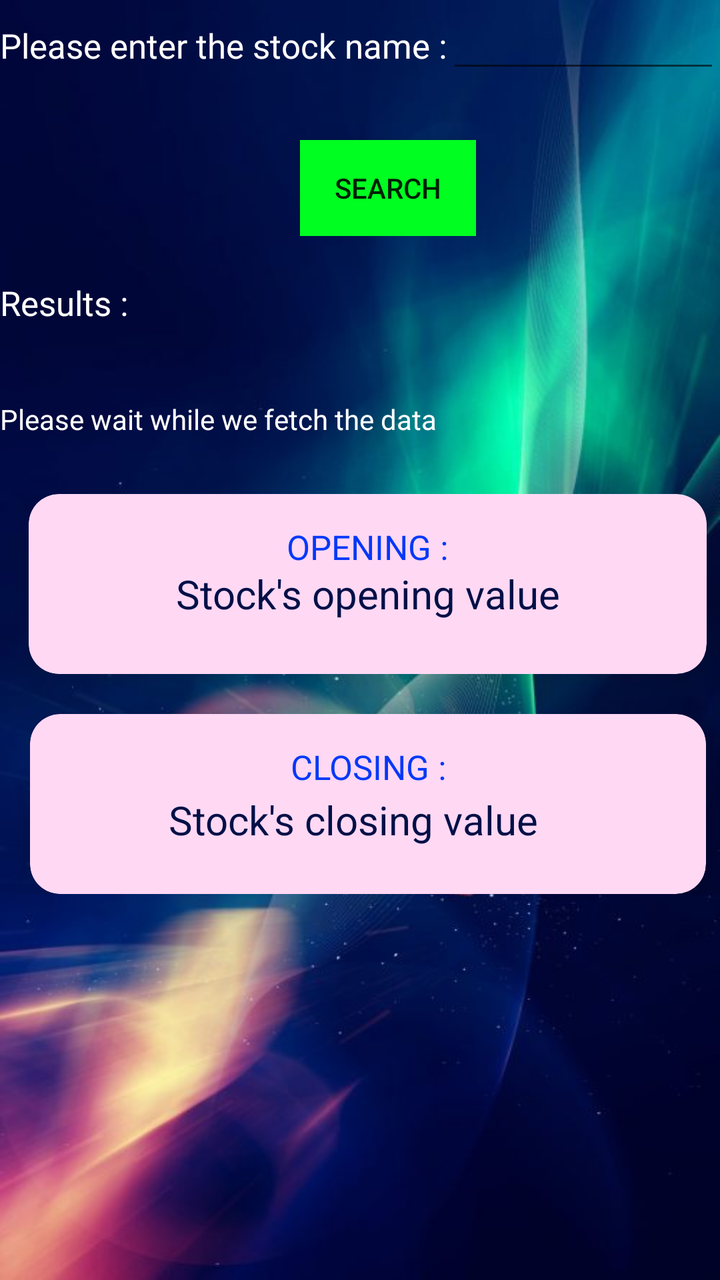
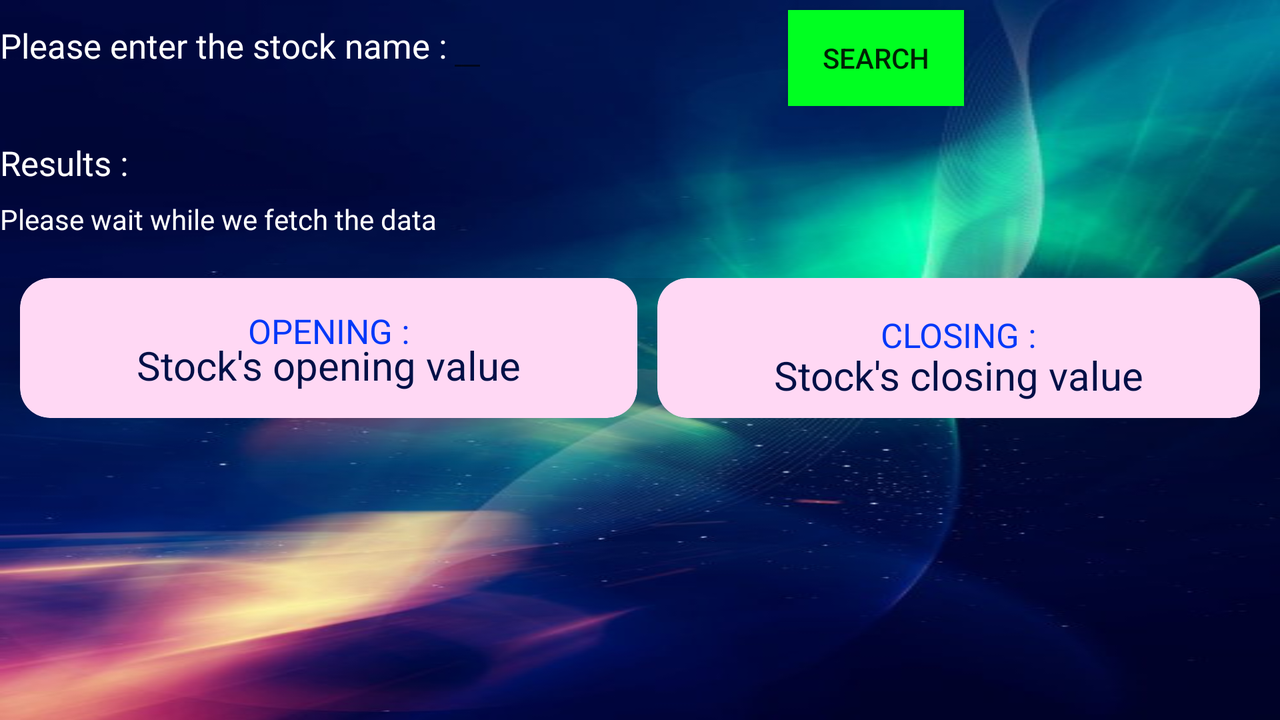

The same Android screen from two of the app's own layout files: first res/layout/ as a phone draws it, then the repository's variant for another configuration, drawn on a device whose configuration selects that folder. Both files follow.
<!-- AndroidManifest.xml: application theme AppTheme -->
<!-- res/layout/activity_main.xml -->
<?xml version="1.0" encoding="utf-8"?>
<android.support.constraint.ConstraintLayout xmlns:android="http://schemas.android.com/apk/res/android"
    xmlns:app="http://schemas.android.com/apk/res-auto"
    xmlns:tools="http://schemas.android.com/tools"
    android:layout_width="match_parent"
    android:layout_height="match_parent"
    android:background="@drawable/bg"
    tools:context="sharetalks.biswajee.sharetalks.MainActivity">

    <LinearLayout
        android:id="@+id/header_bar"
        android:layout_width="match_parent"
        android:layout_height="wrap_content">

        <TextView
            android:layout_width="wrap_content"
            android:layout_height="wrap_content"
            android:fontFamily="sans-serif"
            android:text="@string/name_stock"
            android:textSize="17sp"
            android:textColor="@color/white"
            app:layout_constraintBottom_toBottomOf="parent"
            app:layout_constraintLeft_toLeftOf="parent"
            app:layout_constraintRight_toRightOf="parent"
            app:layout_constraintTop_toTopOf="parent" />

        <EditText
            android:id="@+id/stock_id"
            android:textColor="@color/white"
            android:layout_width="match_parent"
            android:layout_height="wrap_content"
            />
    </LinearLayout>

    <LinearLayout
        android:layout_width="match_parent"
        android:layout_height="wrap_content">

        <Button
            android:id="@+id/search_btn"
            android:layout_width="wrap_content"
            android:layout_height="wrap_content"
            android:layout_marginStart="150dp"
            android:layout_marginTop="70dp"
            android:background="@color/btn"
            android:gravity="center"
            android:text="@string/check" />
    </LinearLayout>

    <LinearLayout
        android:layout_width="match_parent"
        android:layout_height="wrap_content">

        <TextView
            android:layout_width="wrap_content"
            android:layout_height="wrap_content"
            android:layout_marginTop="140dp"
            android:textColor="@color/white"
            android:fontFamily="sans-serif"
            android:text="@string/results"
            android:textSize="17sp" />
    </LinearLayout>

    <LinearLayout
        android:id="@+id/linearLayout"
        android:layout_width="match_parent"
        android:layout_height="wrap_content"
        android:layout_marginBottom="28dp"
        app:layout_constraintBottom_toTopOf="@+id/linearLayout2"
        app:layout_constraintVertical_chainStyle="spread_inside">

        <TextView
            android:id="@+id/default_text"
            android:layout_width="wrap_content"
            android:layout_height="wrap_content"
            android:layout_marginTop="200dp"
            android:textColor="@color/white"
            android:text="@string/wait" />
    </LinearLayout>

    <LinearLayout
        android:id="@+id/linearLayout2"
        android:layout_width="368dp"
        android:layout_height="0dp"
        android:layout_marginTop="28dp"
        android:orientation="vertical"
        app:layout_constraintTop_toBottomOf="@+id/linearLayout"
        tools:layout_editor_absoluteX="8dp">

        <android.support.v7.widget.CardView xmlns:card_view="http://schemas.android.com/apk/res-auto"
            android:id="@+id/card_view_1"
            android:layout_width="339dp"
            android:layout_height="90dp"
            android:layout_gravity="center"
            card_view:cardBackgroundColor="#ffd8f4"
            card_view:cardCornerRadius="15dp"
            card_view:cardElevation="20dp">

            <TextView
                android:layout_width="match_parent"
                android:layout_height="wrap_content"
                android:layout_marginTop="15dp"
                android:gravity="center"
                android:text="OPENING :"
                android:textColor="@color/card_head"
                android:textSize="17sp" />

            <TextView
                android:id="@+id/open_val"
                android:layout_width="match_parent"
                android:layout_height="match_parent"
                android:gravity="center"
                android:paddingTop="10dp"
                android:text="@string/open"
                android:textColor="@color/card_data"
                android:textSize="20sp" />

        </android.support.v7.widget.CardView>

        <android.support.v7.widget.CardView xmlns:card_view="http://schemas.android.com/apk/res-auto"
            android:id="@+id/card_view_2"
            android:layout_width="338dp"
            android:layout_height="90dp"
            android:layout_gravity="center"
            android:layout_marginTop="20dp"
            card_view:cardBackgroundColor="#ffd8f4"
            card_view:cardCornerRadius="15dp"
            card_view:cardElevation="20dp">

            <TextView
                android:layout_width="match_parent"
                android:layout_height="wrap_content"
                android:layout_marginTop="15dp"
                android:gravity="center"
                android:text="CLOSING :"
                android:textColor="@color/card_head"
                android:textSize="17sp" />

            <TextView
                android:id="@+id/close_val"
                android:layout_width="323dp"
                android:layout_height="36dp"
                android:layout_marginTop="35dp"
                android:gravity="center"
                android:text="@string/close"
                android:textColor="@color/card_data"
                android:textSize="20sp" />

        </android.support.v7.widget.CardView>
    </LinearLayout>
</android.support.constraint.ConstraintLayout>
<!-- resources referenced by this layout -->
<resources>
  <color name="btn">#00ff21</color>
  <color name="card_data">#011047</color>
  <color name="card_head">#0238f9</color>
  <color name="white">#fff</color>
  <!-- drawable bg: jpg bitmap (drawable, 37914 bytes) -->
  <string name="check">Search</string>
  <string name="close">Stock\'s closing value</string>
  <string name="name_stock">Please enter the stock name : </string>
  <string name="open">Stock\'s opening value</string>
  <string name="results">Results :</string>
  <string name="wait">Please wait while we fetch the data</string>
  <style name="AppTheme" parent="Theme.AppCompat.Light.DarkActionBar">
          
          <item name="colorPrimary">@color/colorPrimary</item>
          <item name="colorPrimaryDark">@color/colorPrimaryDark</item>
          <item name="colorAccent">@color/colorAccent</item>
      </style>
  <color name="colorPrimary">#e902ff</color>
  <color name="colorPrimaryDark">#a80bb7</color>
  <color name="colorAccent">#FF4081</color>
</resources>
<!-- res/layout-land/activity_main.xml (the repository's variant of the layout above) -->
<!-- drawn on the phone turned sideways -->
<?xml version="1.0" encoding="utf-8"?>
<android.support.constraint.ConstraintLayout xmlns:android="http://schemas.android.com/apk/res/android"
    xmlns:app="http://schemas.android.com/apk/res-auto"
    xmlns:tools="http://schemas.android.com/tools"
    android:layout_width="match_parent"
    android:layout_height="match_parent"
    android:background="@drawable/bg"
    tools:context="sharetalks.biswajee.sharetalks.MainActivity">

    <LinearLayout
        android:id="@+id/header_bar"
        android:layout_width="match_parent"
        android:layout_height="wrap_content">

        <TextView
            android:layout_width="wrap_content"
            android:layout_height="wrap_content"
            android:fontFamily="sans-serif"
            android:text="@string/name_stock"
            android:textSize="17sp"
            android:textColor="@color/white"
            app:layout_constraintBottom_toBottomOf="parent"
            app:layout_constraintLeft_toLeftOf="parent"
            app:layout_constraintRight_toRightOf="parent"
            app:layout_constraintTop_toTopOf="parent" />

        <EditText
            android:id="@+id/stock_id"
            android:textColor="@color/white"
            android:layout_width="wrap_content"
            android:layout_height="wrap_content"
            />
        <Button
            android:id="@+id/search_btn"
            android:layout_width="wrap_content"
            android:layout_height="wrap_content"
            android:layout_marginTop="5dp"
            android:layout_marginStart="150dp"
            android:background="@color/btn"
            android:gravity="center"
            android:text="@string/check" />
    </LinearLayout>

    <LinearLayout
        android:layout_width="match_parent"
        android:layout_height="wrap_content">

        <TextView
            android:layout_width="wrap_content"
            android:layout_height="wrap_content"
            android:layout_marginTop="70dp"
            android:textColor="@color/white"
            android:fontFamily="sans-serif"
            android:text="@string/results"
            android:textSize="17sp" />
    </LinearLayout>

    <LinearLayout
        android:id="@+id/linearLayout"
        android:layout_width="match_parent"
        android:layout_height="wrap_content"
        android:layout_marginBottom="40dp"
        app:layout_constraintBottom_toTopOf="@+id/linearLayout2"
        app:layout_constraintVertical_chainStyle="spread_inside"
        tools:layout_editor_absoluteX="323dp">

        <TextView
            android:id="@+id/default_text"
            android:layout_width="wrap_content"
            android:layout_height="wrap_content"
            android:layout_marginTop="100dp"
            android:text="@string/wait"
            android:textColor="@color/white" />
    </LinearLayout>

    <LinearLayout
        android:id="@+id/linearLayout2"
        android:layout_width="match_parent"
        android:layout_height="156dp"
        android:layout_marginTop="20dp"
        android:orientation="horizontal"
        android:weightSum="2"
        app:layout_constraintTop_toBottomOf="@+id/linearLayout"
        tools:layout_editor_absoluteX="238dp">

        <android.support.v7.widget.CardView xmlns:card_view="http://schemas.android.com/apk/res-auto"
            android:id="@+id/card_view_1"
            android:layout_width="wrap_content"
            android:layout_height="70dp"
            android:layout_gravity="left"
            android:layout_marginRight="5dp"
            android:layout_weight="1"
            card_view:cardBackgroundColor="#ffd8f4"
            card_view:cardCornerRadius="15dp"
            card_view:cardElevation="40dp"
            android:layout_marginLeft="10dp">

            <TextView
                android:layout_width="wrap_content"
                android:layout_height="wrap_content"
                android:layout_marginTop="15dp"
                android:layout_gravity="center_horizontal"
                android:text="OPENING :"
                android:textColor="@color/card_head"
                android:textSize="17sp" />

            <TextView
                android:id="@+id/open_val"
                android:layout_width="wrap_content"
                android:layout_height="match_parent"
                android:layout_gravity="center_horizontal"
                android:paddingTop="30dp"
                android:text="@string/open"
                android:textColor="@color/card_data"
                android:textSize="20sp" />

        </android.support.v7.widget.CardView>

        <android.support.v7.widget.CardView
            android:id="@+id/card_view_2"
            android:layout_width="wrap_content"
            android:layout_height="70dp"
            android:layout_weight="1"
            android:layout_marginLeft="5dp"
            android:layout_gravity="end"
            app:cardBackgroundColor="#ffd8f4"
            app:cardCornerRadius="15dp"
            app:cardElevation="40dp"
            android:layout_marginRight="10dp">

            <TextView
                android:layout_width="wrap_content"
                android:layout_height="wrap_content"
                android:layout_gravity="center_horizontal"
                android:layout_marginTop="17dp"
                android:text="CLOSING :"
                android:textColor="@color/card_head"
                android:textSize="17sp" />

            <TextView
                android:id="@+id/close_val"
                android:layout_width="wrap_content"
                android:layout_height="36dp"
                android:layout_marginTop="35dp"
                android:layout_gravity="center_horizontal"
                android:text="@string/close"
                android:textColor="@color/card_data"
                android:textSize="20sp" />

        </android.support.v7.widget.CardView>

    </LinearLayout>
</android.support.constraint.ConstraintLayout>
